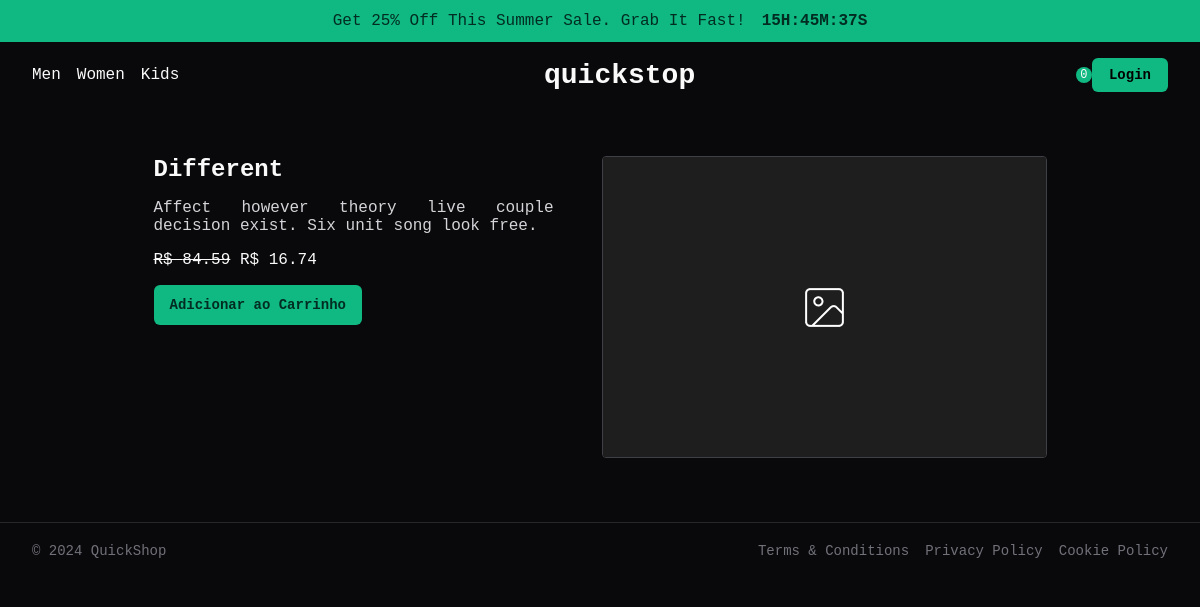
The page /product/2/ on the database as committed earlier.
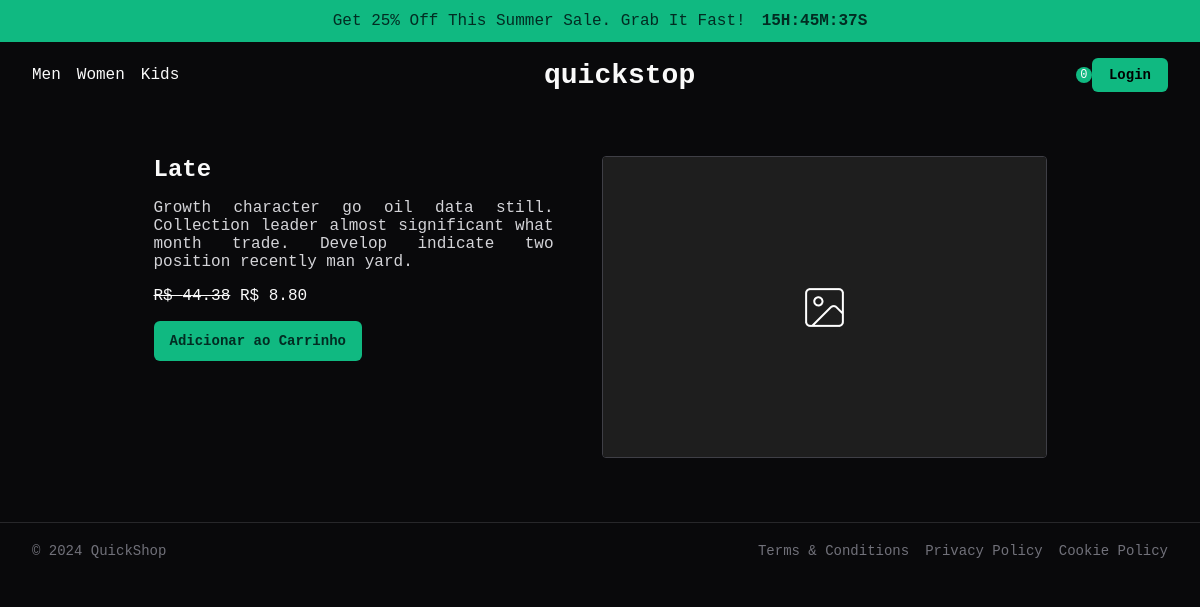
The same page on the database as committed later.
### store/models.py (models this page shows, shortened)
class Product(models.Model):
    name = models.CharField(max_length=100)
    description = models.TextField()
    price = models.DecimalField(max_digits=10, decimal_places=2)
    discount = models.DecimalField(max_digits=10, decimal_places=2, null=True, blank=True)
    image = models.ImageField(upload_to='store/static/imgs/')

### store/views.py (the view)
# urls.py: path('product/<int:pk>/', views.product_detail, name='product_detail'),
def product_detail(request, pk):
    product = get_object_or_404(Product, pk=pk)
    return render(request, 'product_detail.html', {'product': product})

### store/templates/product_detail.html
{% extends "base.html" %}
{% block content %}
    <div class="product-detail">
        <div class="product-detail-info">
            <h2>{{ product.name }}</h2>
            <p class="description">{{ product.description }}</p>
            {% if product.discount %}
                <p>
                    <s>R$ {{ product.price|floatformat:2 }}</s>
                    R$ {{ product.discount|floatformat:2 }}
                </p>
            {% else %}
                <p class="price">R$ {{ product.price|floatformat:2 }}</p>
            {% endif %}
            <a href="{% url 'add_to_cart' product.pk %}" class="add-to-cart">Adicionar ao Carrinho</a>
        </div>
        <img src="{{ product.image.url }}" class="img-xl" alt="{{ product.name }}">
    </div>
{% endblock %}

Rows that differ between the two databases and show on the page:
changed Product: name "Different" → "Late"; description "Affect however theory live couple decision exist. Six unit song look free." → "Growth character go oil data still. Collection leader almost significant what month trade. Develop indicate two position recently man yard."; price "84.59" → "44.38"; discount "16.74" → "8.80"
